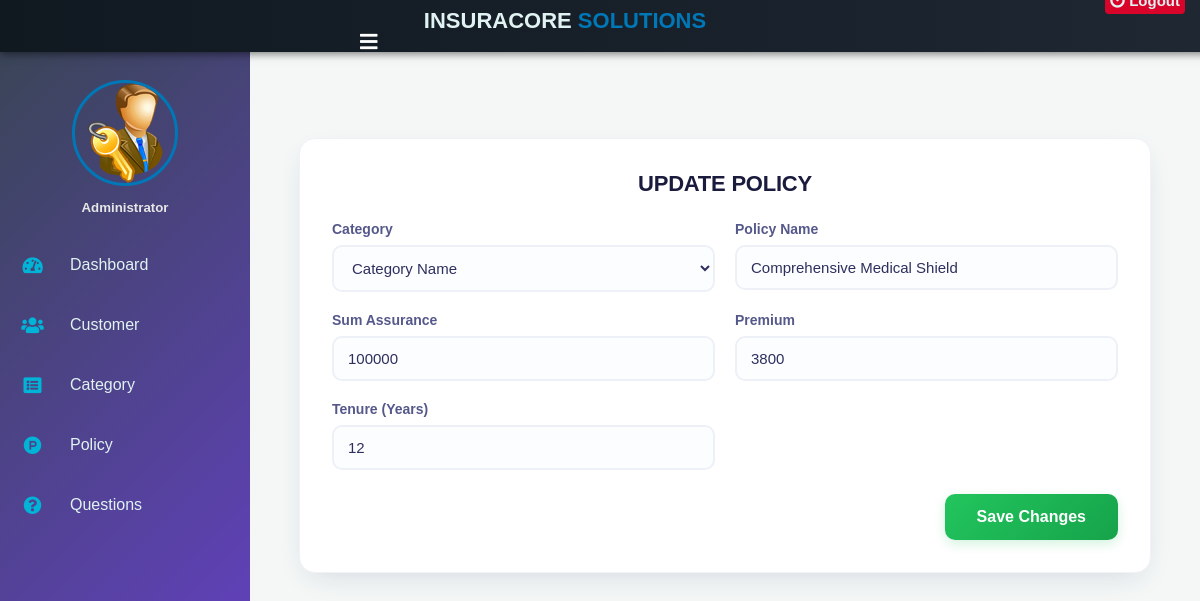
Screenshot of /update-policy/2 (signed in) with the database file from the repository.
### insurance/models.py (models this page shows, shortened)
class Policy(models.Model):
    category= models.ForeignKey('Category', on_delete=models.CASCADE)
    policy_name=models.CharField(max_length=200)
    sum_assurance=models.PositiveIntegerField()
    premium=models.PositiveIntegerField()
    tenure=models.PositiveIntegerField()
    creation_date =models.DateField(auto_now=True)

### insurance/views.py (the view, shortened to what this page needs)
# urls.py: path('update-policy/<int:pk>', views.update_policy_view,name='update-policy'),
@login_required(login_url='adminlogin')
def update_policy_view(request,pk):
    policy = models.Policy.objects.get(id=pk)
    policyForm=forms.PolicyForm(instance=policy)
    return render(request,'insurance/update_policy.html',{'policyForm':policyForm})

### insurance/forms.py
class PolicyForm(forms.ModelForm):
    category=forms.ModelChoiceField(queryset=models.Category.objects.all(),empty_label="Category Name", to_field_name="id")
    class Meta:
        model=models.Policy
        fields=['policy_name','sum_assurance','premium','tenure']

### insurance/models.py (called while the page is built)
    def __str__(self):
        return self.category_name

### templates/insurance/update_policy.html (shortened to what this page needs)
{% extends 'insurance/adminbase.html' %}
{% load widget_tweaks %}
{% block content %}
<div class="policy-form-container">
  <div class="policy-card" role="region" aria-labelledby="update-policy-title">
    <h3 id="update-policy-title" class="title">UPDATE POLICY</h3>
    <form method="post" autocomplete="off" enctype="multipart/form-data" class="policy-form" novalidate>
      <div class="form-grid">
        <div class="form-group">
          <label for="{{ policyForm.category.id_for_label }}">Category</label>
          {% render_field policyForm.category class="form-control" placeholder="Select category" %}
        </div>
        <div class="form-group">
          <label for="{{ policyForm.policy_name.id_for_label }}">Policy Name</label>
          {% render_field policyForm.policy_name class="form-control" placeholder="Enter policy name" %}
        </div>
        <div class="form-group">
          <label for="{{ policyForm.sum_assurance.id_for_label }}">Sum Assurance</label>
          {% render_field policyForm.sum_assurance class="form-control" placeholder="Amount (e.g. 100000)" %}
        </div>
        <div class="form-group">
          <label for="{{ policyForm.premium.id_for_label }}">Premium</label>
          {% render_field policyForm.premium class="form-control" placeholder="Premium amount" %}
        </div>
        <div class="form-group">
          <label for="{{ policyForm.tenure.id_for_label }}">Tenure (Years)</label>
          {% render_field policyForm.tenure class="form-control" placeholder="12" %}
        </div>
      </div>
      <div class="form-actions">
        <input type="submit" value="Save Changes" class="btn-update">
      </div>
    </form>
  </div>
  <div class="policy-form-spacer" aria-hidden="true"></div>
</div>
{% endblock content %}

### templates/insurance/adminbase.html (style rules this page uses)
:root { --color-primary-blue: #0077b6; --color-primary-dark: #023e8a; --color-sidebar-bg: #1f2833; --color-header-bg: #101820; --color-text-light: #e0f2f1; --color-logout-red: #d90429; --color-logout-hover: #ef233c; --color-active-link: #00b4d8; }
body { margin: 0; padding: 0; font-family: "Gill Sans", sans-serif; }

### templates/insurance/update_policy.html (style rules this page uses)
.policy-form-container { max-width: 900px; margin: 48px auto; padding: 0 24px; box-sizing: border-box; }
.policy-card { background: #ffffff; border-radius: 16px; box-shadow: 0 10px 30px -10px rgba(18, 30, 90, 0.15); padding: 32px; border: 1px solid #f0f2f7; }
.policy-card .title { margin: 0 0 24px 0; font-size: 22px; color: #1a1b3d; text-align: center; font-weight: 800; letter-spacing: -0.01em; }
.form-grid { display: grid; grid-template-columns: 1fr; gap: 20px; }
@media (min-width:768px) { .form-grid { grid-template-columns: 1fr 1fr; } }
.form-group { display: flex; flex-direction: column; }
.form-group label { font-size: 14px; color: #55588a; margin-bottom: 8px; font-weight: 700; }
.policy-card .form-control { width: 100%; padding: 12px 14px; border-radius: 10px; border: 2px solid #edf1f7; background: #fcfdfe; box-sizing: border-box; transition: all 0.2s ease; font-size: 15px; color: #2e2f5e; }
.policy-card .form-control::placeholder { color: #94a3b8; opacity: 1; }
.form-actions { margin-top: 24px; display: flex; justify-content: stretch; }
@media (min-width:768px) { .form-actions { justify-content: flex-end; } }
.policy-card .btn-update { background: #22c55e; background: linear-gradient(135deg, #22c55e, #16a34a); border: 0; color: #fff; padding: 14px 32px; border-radius: 10px; font-weight: 700; cursor: pointer; font-size: 16px; transition: all 0.2s ease; box-shadow: 0 4px 12px rgba(34, 197, 94, 0.2); }
.policy-form-spacer { height: 60px; }

### rows the page displays
Policy: category "Category Name", policy_name "Comprehensive Medical Shield", sum_assurance "100000", premium "3800", tenure "12"
